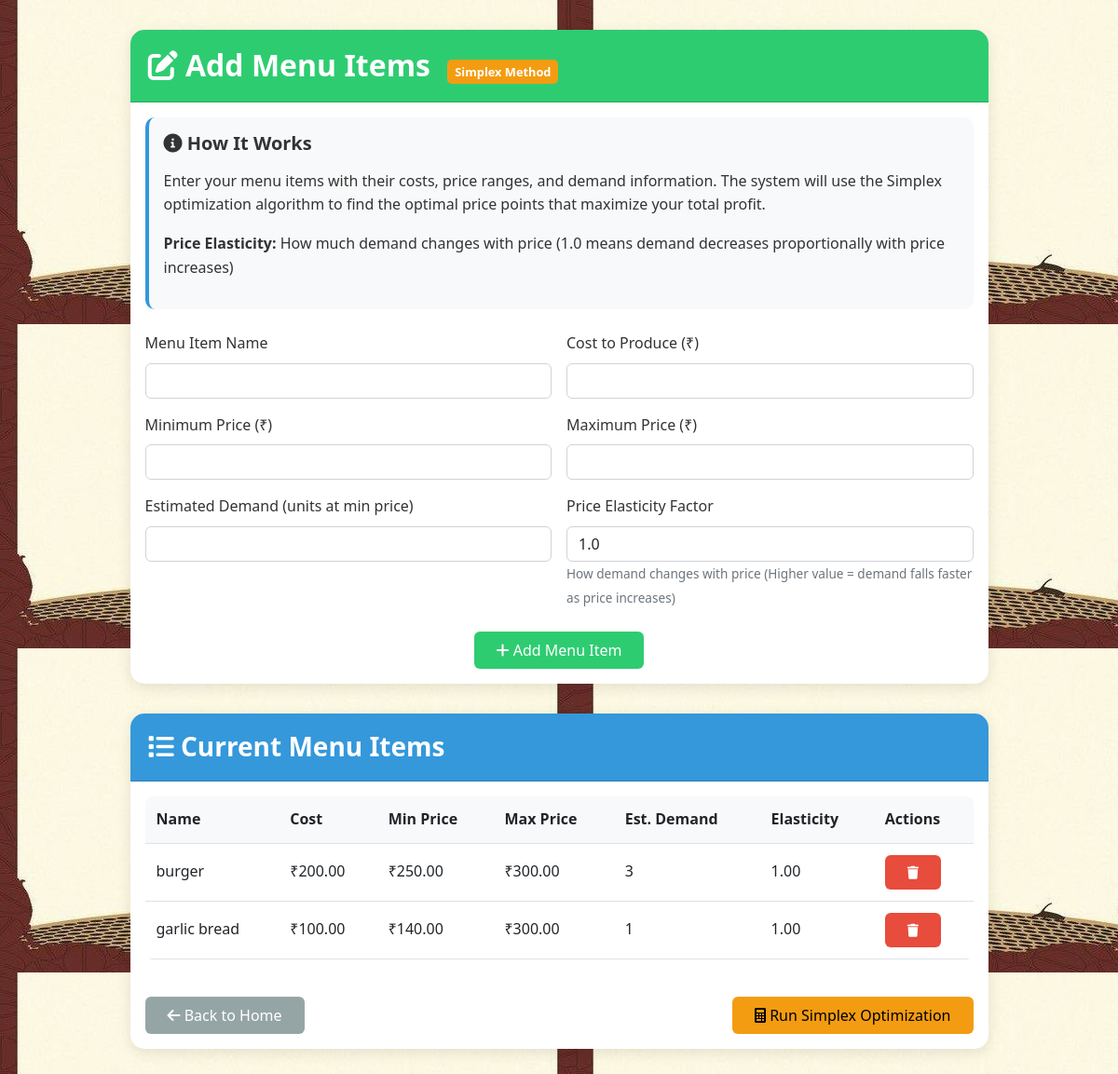
The page /input/ on the database its author committed.
### feastfairapp/models.py (models this page shows, shortened)
class MenuItem(models.Model):
    name = models.CharField(max_length=100)
    cost = models.DecimalField(max_digits=10, decimal_places=2)  # Cost to produce
    min_price = models.DecimalField(max_digits=10, decimal_places=2)  # Minimum acceptable price
    max_price = models.DecimalField(max_digits=10, decimal_places=2)  # Maximum acceptable price
    estimated_demand = models.IntegerField()  # Estimated demand at minimum price
    price_elasticity = models.DecimalField(max_digits=5, decimal_places=2, default=1.0)  # How demand changes with price

### feastfairapp/views.py (the view)
# urls.py: path('input/', views.input_menu_view, name='input_menu'),
def input_menu_view(request):
    menu_items = MenuItem.objects.all()
    if request.method == 'POST':
        form = MenuItemForm(request.POST)
        if form.is_valid():
            form.save()
            messages.success(request, "Menu item added successfully!")
            return redirect('input_menu')
    else:
        form = MenuItemForm()
    context = {
        'form': form,
        'menu_items': menu_items,
    }
    return render(request, 'input_menu.html', context)

### feastfairapp/templates/input_menu.html (shortened to what this page needs)
{% load static %}
<!DOCTYPE html>
<html lang="en">
<head>
    <link rel="stylesheet" href="https://cdnjs.cloudflare.com/ajax/libs/bootstrap/5.2.3/css/bootstrap.min.css">
    <link rel="stylesheet" href="https://cdnjs.cloudflare.com/ajax/libs/font-awesome/6.0.0/css/all.min.css">
    <link rel="stylesheet" href="{% static 'optimizer/css/style.css' %}">
</head>
<body>
    <div class="container">
        <div class="row justify-content-center">
            <div class="col-lg-10">
                <div class="card form-card">
                    <div class="card-header">
                        <h2 class="mb-0">
                            <i class="fas fa-edit"></i> Add Menu Items
                            <span class="method-badge">Simplex Method</span>
                        </h2>
                    </div>
                    <div class="card-body">
                        <div class="hint-box">
                            <h5><i class="fas fa-info-circle"></i> How It Works</h5>
                            <p>Enter your menu items with their costs, price ranges, and demand information. The system will use the Simplex optimization algorithm to find the optimal price points that maximize your total profit.</p>
                            <p><strong>Price Elasticity:</strong> How much demand changes with price (1.0 means demand decreases proportionally with price increases)</p>
                        </div>
                        <form method="post" class="row g-3">
                            <div class="col-md-6">
                                <label for="{{ form.name.id_for_label }}" class="form-label">{{ form.name.label }}</label>
                                {{ form.name }}
                            </div>
                            <div class="col-md-6">
                                <label for="{{ form.cost.id_for_label }}" class="form-label">{{ form.cost.label }}</label>
                                {{ form.cost }}
                            </div>
                            <div class="col-md-6">
                                <label for="{{ form.min_price.id_for_label }}" class="form-label">{{ form.min_price.label }}</label>
                                {{ form.min_price }}
                            </div>
                            <div class="col-md-6">
                                <label for="{{ form.max_price.id_for_label }}" class="form-label">{{ form.max_price.label }}</label>
                                {{ form.max_price }}
                            </div>
                            <div class="col-md-6">
                                <label for="{{ form.estimated_demand.id_for_label }}" class="form-label">{{ form.estimated_demand.label }}</label>
                                {{ form.estimated_demand }}
                            </div>
                            <div class="col-md-6">
                                <label for="{{ form.price_elasticity.id_for_label }}" class="form-label">{{ form.price_elasticity.label }}</label>
                                {{ form.price_elasticity }}
                                <small class="form-text text-muted">{{ form.price_elasticity.help_text }}</small>
                            </div>
                            <div class="col-12 text-center mt-4">
                                <button type="submit" class="btn btn-add btn-success">
                                    <i class="fas fa-plus"></i> Add Menu Item
                                </button>
                            </div>
                        </form>
                    </div>
                </div>
                <div class="card">
                    <div class="card-header">
                        <h3 class="mb-0"><i class="fas fa-list"></i> Current Menu Items</h3>
                    </div>
                    <div class="card-body">
                        {% if menu_items %}
                            <div class="table-responsive">
                                <table class="table table-hover">
                                    <thead>
                                        <tr>
                                            <th>Name</th>
                                            <th>Cost</th>
                                            <th>Min Price</th>
                                            <th>Max Price</th>
                                            <th>Est. Demand</th>
                                            <th>Elasticity</th>
                                            <th>Actions</th>
                                        </tr>
                                    </thead>
                                    <tbody>
                                        {% for item in menu_items %}
                                            <tr>
                                                <td>{{ item.name }}</td>
                                                <td>₹{{ item.cost }}</td>
                                                <td>₹{{ item.min_price }}</td>
                                                <td>₹{{ item.max_price }}</td>
                                                <td>{{ item.estimated_demand }}</td>
                                                <td>{{ item.price_elasticity }}</td>
                                                <td>
                                                    <a href="{% url 'delete_item' item.id %}" class="btn btn-delete btn-sm btn-danger">
                                                        <i class="fas fa-trash"></i>
                                                    </a>
                                                </td>
                                            </tr>
                                        {% endfor %}
                                    </tbody>
                                </table>
                            </div>
                            <div class="d-flex justify-content-between mt-4">
                                <a href="{% url 'home' %}" class="btn btn-back btn-secondary">
                                    <i class="fas fa-arrow-left"></i> Back to Home
                                </a>
                                <form action="{% url 'run_optimization' %}" method="post">
                                    <button type="submit" class="btn btn-optimize btn-warning">
                                        <i class="fas fa-calculator"></i> Run Simplex Optimization
                                    </button>
                                </form>
                            </div>
                        {% endif %}
                    </div>
                </div>
            </div>
        </div>
    </div>
</body>
</html>

### static/optimizer/css/style.css (style rules this page uses)
body { font-family: 'Segoe UI', Tahoma, Geneva, Verdana, sans-serif; line-height: 1.6; color: #333; }
h1, h2, h3, h4, h5, h6 { font-weight: 600; margin-bottom: 1rem; }
.container { padding: 0 15px; }
.card { transition: all 0.3s ease; }
.btn { border-radius: 6px; padding: 0.5rem 1.5rem; font-weight: 500; transition: all 0.3s ease; }
.table { border-collapse: separate; border-spacing: 0; border-radius: 8px; overflow: hidden; }
.table th { background-color: #f8f9fa; font-weight: 600; }
.table td, .table th { padding: 12px; vertical-align: middle; }
.text-muted { color: #6c757d; }
.form-text { color: #6c757d; font-size: 0.85rem; margin-top: 5px; }
.card { animation: fadeIn 0.5s ease-in-out; }

### rows shown on the page
MenuItem: name "burger", cost "200.00", min_price "250.00", max_price "300.00", estimated_demand "3", price_elasticity "1.00"
MenuItem: name "garlic bread", cost "100.00", min_price "140.00", max_price "300.00", estimated_demand "1", price_elasticity "1.00"
